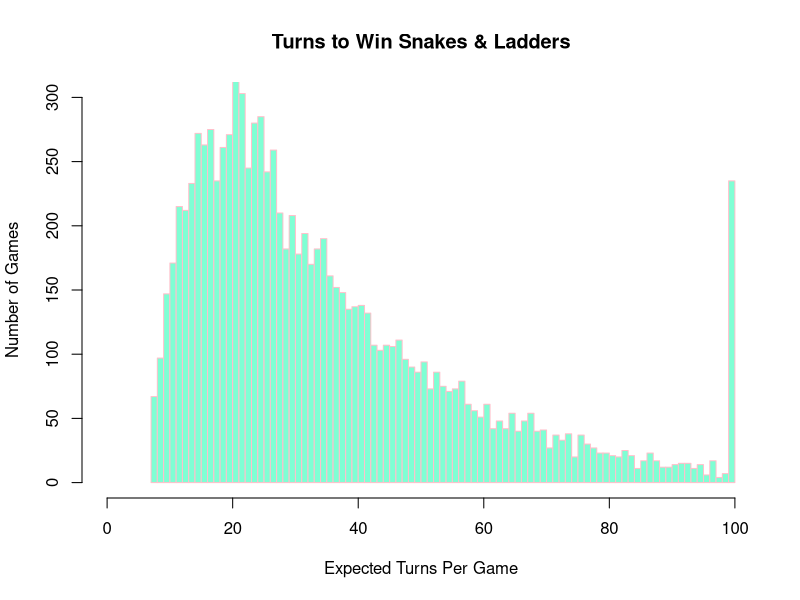

The R source for this figure:
#Exercise 1.1.1
#Examine the following code and comment on it

#Maxmimum number of turns
max_turns <- 50

#This is your starting position (You start at 0)
position <- 0

#This is your end position (The game ends at position 60)
max_position <- 60

#Number of sides on a dice 
n_sides_die <- 6

#For loop to start the game
#For turn from 1 to 60
for ( turn in 1:max_turns ){
  #We now use the function sample choose a number from a side of the dice and putting it in die_roll, 1 is the number of dice  
  die_roll <- sample.int(n_sides_die, 1)
  
  #Moving to our new position as per number you get from roll
  position <- position + die_roll
  
  #If your position is more than 60, break the loop
  if ( position >= max_position ){
    break
  }
}

#Exercise 1.1.2
#Simulate a snakes and ladders game

start_game <- function() {

#Snakes_and_ladders_position_r_script
max_turns <- 100 #number of possible turns
current_position <- 0 #the position you start on
end_position <- 100 #last possible position
dice_sides <- 6 #number of sides on dice
n_turns <- 0 #number of game turns
snakes_position <- 0 #number of snakes encountered
ladders_position <- 0 #number of ladders encountered

#Indicates where each ladder starts and climbs to
ladder.df <- data.frame(start=c(1,4,9,21,28,36,51,71,80), end=c(38,14,31,42,84,44,67,91,100))

#Indicates where each snake starts and snakes to
snakes.df <- data.frame(start=c(98,95,93,87,64,62,56,49,47,16), end=c(78,75,73,24,60,19,53,11,26,6))

#Generating a loop to simulate a number of turns
for (turn in 1:max_turns) {
  #roll the dice to get random numbers
  dice_rolls = sample.int(dice_sides, 1)
  
  #moving the players position
  current_position = current_position + dice_rolls
  
  #Add 1 for each turn
  n_turns <- n_turns + 1
  
  
  # Check if we landed on a ladder to move to the top of it
  if (any(ladder.df$s == current_position)) {
    current_position <- ladder.df$e[ladder.df$s %in% current_position]
    ladders_position <- ladders_position + 1
  }
  
  # Check if we landed on a snake to slide down to its end
  if (any(snakes.df$s == current_position)) {
    current_position <- snakes.df$e[snakes.df$s %in% current_position]
    snakes_position <- snakes_position + 1
  }
  
  if (current_position >= end_position){
    break
  }
  
}

#Return number of turns to finish game
return(n_turns)

}


#Exercise 1.1.3
#Run simulation 1000 times to record number of turns and get average
#Total Number of games
Total_n <- 10000

#Storing number of turns to win in a vector
game_turns <- rep(0, Total_n)

#Looping my game function and finding the expected # of turns (mean), var, sd and CV
for (i in 1:Total_n){
  game_turns[i] <- start_game() 
  
  #Finding mean of expected number of turns for all games played
  expected_turns_n = mean(game_turns)
  
  #Find variance between expected number of turns for each game
  v <- var(game_turns)

  #Finding standard deviation of game turns
  s <- sd(game_turns)
  
  #Coefficient of variation to check if my sd is high or low
  #If CV >= 1, the sd is considered high, if CV<1 the sd is considered low
  #I have a low sd, meaning the samples are more clustered around the mean (more reliable)
  CV <- s/expected_turns_n
  
}

#Creating a Histogram 

#Reducing margin size because I kept getting this error: "figure margins too large"
#Chose the numbers this way so my labels on x and y axes would show
par(mar = c(5.1,4.1,4.1,2))

#Creating histogram with of my expected number of turns against my maximum n_turn (100)
hist(game_turns, 
     breaks = 100,
     main = "Turns to Win Snakes & Ladders",
     xlab = "Expected Turns Per Game",
     ylab = "Number of Games",
     ylim = c(0,300),
     xlim = c(0,100),
     border = "pink",
     col = "aquamarine1"
     )
